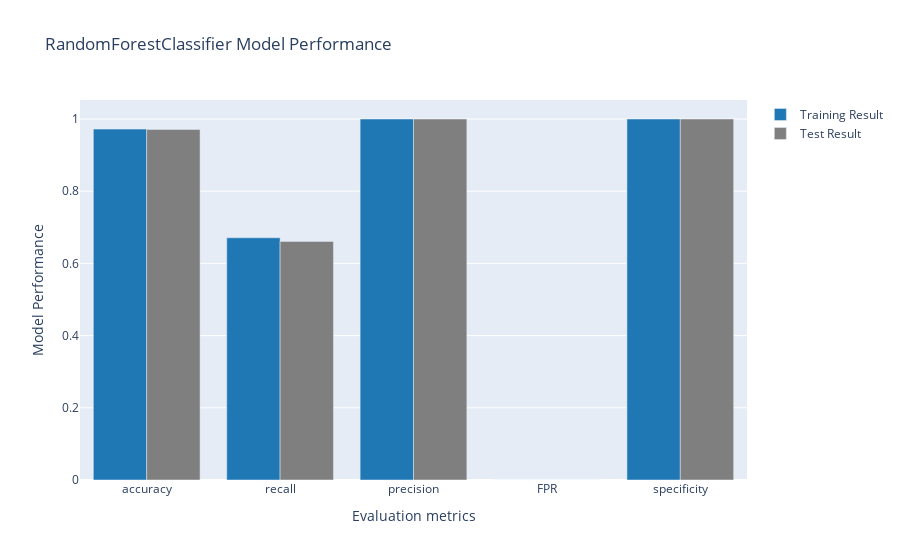

Here is the notebook cell this chart was saved with:
### Code cell
import plotly.graph_objects as go
# Plotting
metrics = list(rfc_result_train.keys())
values_train = list(rfc_result_train.values())
values_test = list(rfc_result_test.values())

fig = go.Figure()
fig.add_trace(go.Bar(x=metrics, y=values_train,marker_color='#1f77b4', name='Training Result'))
fig.add_trace(go.Bar(x=metrics, y=values_test,marker_color='#7f7f7f', name='Test Result'))

fig.update_layout(
    title=' RandomForestClassifier Model Performance',
    xaxis_title='Evaluation metrics',
    yaxis_title='Model Performance',
    barmode='group'
)

fig.show()

### Figure 1 — Plotly figure (JSON) as saved in the notebook; plotly's stock layout.template omitted (floating-point values rounded to 4 significant figures)
{"data": [{"marker": {"color": "#1f77b4"}, "name": "Training Result", "type": "bar", "x": ["accuracy", "recall", "precision", "FPR", "specificity"], "y": [0.972, 0.671, 1, 0, 1]}, {"marker": {"color": "#7f7f7f"}, "name": "Test Result", "type": "bar", "x": ["accuracy", "recall", "precision", "FPR", "specificity"], "y": [0.971, 0.661, 1, 0, 1]}], "layout": {"barmode": "group", "title": {"text": " RandomForestClassifier Model Performance"}, "xaxis": {"title": {"text": "Evaluation metrics"}}, "yaxis": {"title": {"text": "Model Performance"}}}}
